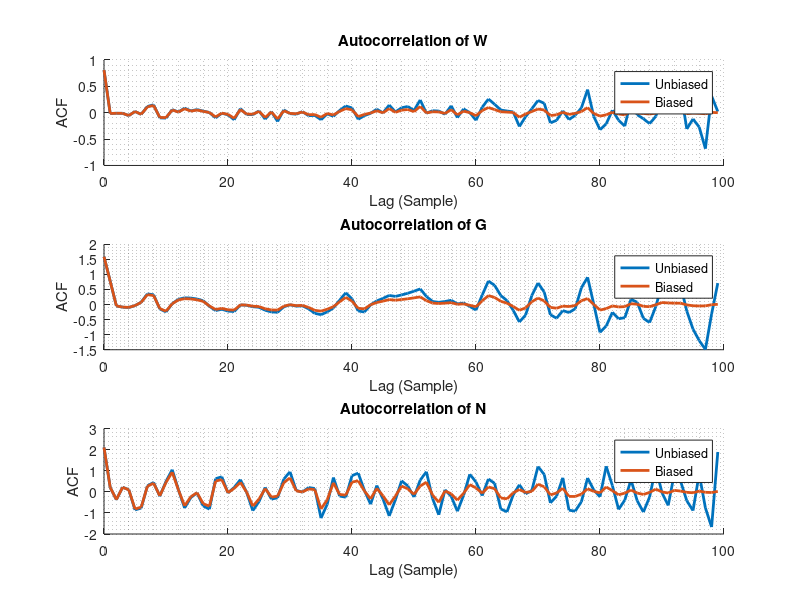
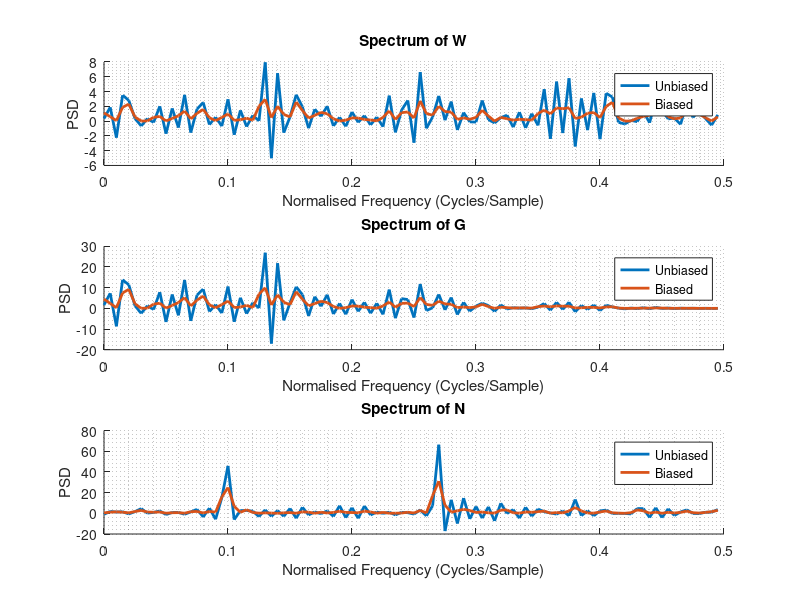

Write MATLAB code to recreate these figures, in order.
%% --- 1. CLASSICAL AND MODERN SPECTRUM ESTIMATION --- %%

%%
close all;
clear all;
clc;

%% Initialization

fs = 1;
num_samples = 100;
time_vector = (0:num_samples-1);
freq_vector = time_vector ./ (2*num_samples) .* fs;
white_noise = randn(1, num_samples);
filtered_white_noise = filter([1 1], 1, white_noise);
noisy_sig = sin(2 * pi * 0.1 * time_vector) + sin(2 * pi * 0.27 * time_vector) + randn(1,num_samples);
signals = {white_noise, filtered_white_noise, noisy_sig};
labels = ["WGN", "Filtered WGN", "Noisy Sinusoid"];
num_signals = length(signals);

acf_unbiased = cell(num_signals, 1);
acf_biased = cell(num_signals, 1);
psd_unbiased = cell(num_signals, 1);
psd_biased = cell(num_signals, 1);

%% Biased and Unbiased Autocorrelation

for i = 1: num_signals
    acf_unbiased{i} = xcorr(signals{i}, 'unbiased');
    acf_biased{i} = xcorr(signals{i}, 'biased');
    psd_unbiased{i} = real(fftshift(fft(ifftshift(acf_unbiased{i}))));
    psd_biased{i} = real(fftshift(fft(ifftshift(acf_biased{i}))));
    
    acf_unbiased{i} = acf_unbiased{i}(num_samples:(2*num_samples)-1);
    acf_biased{i} = acf_biased{i}(num_samples:(2*num_samples)-1);
    psd_unbiased{i} = psd_unbiased{i}(num_samples:(2*num_samples)-1);
    psd_biased{i} = psd_biased{i}(num_samples:(2*num_samples)-1);
end

%% Plot Results

figure;
for i = 1:num_signals
    subplot(num_signals, 1, i);
    hold on;
    plot(time_vector, acf_unbiased{i}, 'LineWidth', 2);
    plot(time_vector, acf_biased{i}, 'LineWidth', 2);
    hold off;
    grid minor;
    legend('Unbiased', 'Biased');
    title(sprintf("Autocorrelation of %s", labels(i)));
    xlabel('Lag (Sample)');
    ylabel('ACF');
end

figure;
for i = 1:num_signals
    subplot(num_signals, 1, i);
    hold on;
    plot(freq_vector, psd_unbiased{i}, 'LineWidth', 2);
    plot(freq_vector, psd_biased{i}, 'LineWidth', 2);
    hold off;
    grid minor;
    legend('Unbiased', 'Biased');
    title(sprintf("Spectrum of %s", labels(i)));
    xlabel('Normalised Frequency (Cycles/Sample)');
    ylabel('PSD');
end
